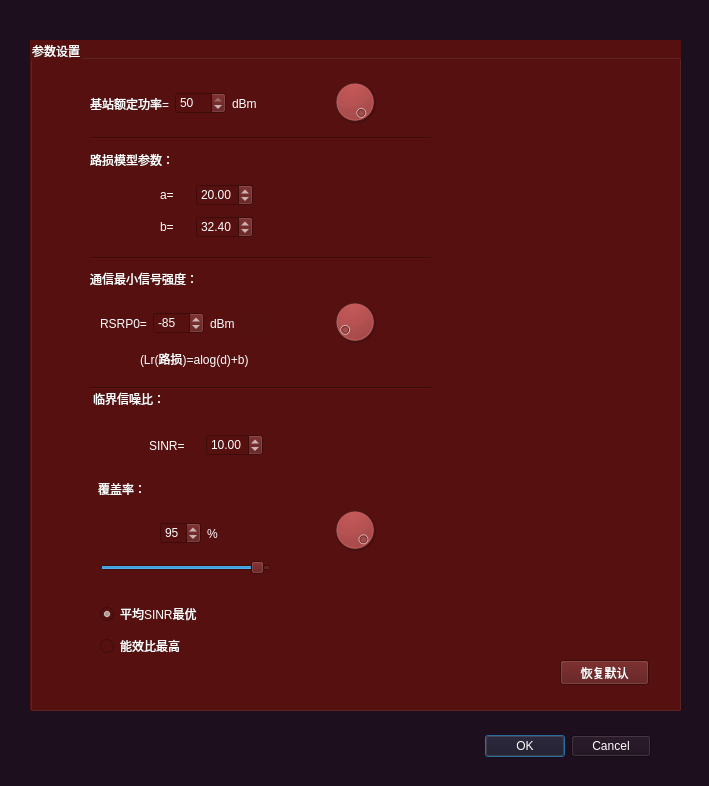
<?xml version="1.0" encoding="UTF-8"?>
<ui version="4.0">
 <class>self_set</class>
 <widget class="QDialog" name="self_set">
  <property name="geometry">
   <rect>
    <x>0</x>
    <y>0</y>
    <width>709</width>
    <height>786</height>
   </rect>
  </property>
  <property name="windowTitle">
   <string>自配置</string>
  </property>
  <property name="styleSheet">
   <string notr="true">background-color: rgb(29, 15, 29);</string>
  </property>
  <widget class="QDialogButtonBox" name="buttonBox">
   <property name="geometry">
    <rect>
     <x>310</x>
     <y>730</y>
     <width>341</width>
     <height>32</height>
    </rect>
   </property>
   <property name="styleSheet">
    <string notr="true">color: rgb(255, 255, 255);</string>
   </property>
   <property name="orientation">
    <enum>Qt::Horizontal</enum>
   </property>
   <property name="standardButtons">
    <set>QDialogButtonBox::Cancel|QDialogButtonBox::Ok</set>
   </property>
  </widget>
  <widget class="QGroupBox" name="groupBox">
   <property name="geometry">
    <rect>
     <x>30</x>
     <y>40</y>
     <width>651</width>
     <height>671</height>
    </rect>
   </property>
   <property name="styleSheet">
    <string notr="true">color: rgb(255, 255, 255);
background-color: rgb(87, 16, 16);


</string>
   </property>
   <property name="title">
    <string>参数设置</string>
   </property>
   <widget class="QDial" name="dial">
    <property name="geometry">
     <rect>
      <x>300</x>
      <y>30</y>
      <width>50</width>
      <height>64</height>
     </rect>
    </property>
    <property name="maximum">
     <number>50</number>
    </property>
    <property name="value">
     <number>50</number>
    </property>
   </widget>
   <widget class="Line" name="line">
    <property name="geometry">
     <rect>
      <x>60</x>
      <y>90</y>
      <width>341</width>
      <height>16</height>
     </rect>
    </property>
    <property name="styleSheet">
     <string notr="true">color: rgb(255, 255, 255);</string>
    </property>
    <property name="orientation">
     <enum>Qt::Horizontal</enum>
    </property>
   </widget>
   <widget class="Line" name="line_2">
    <property name="geometry">
     <rect>
      <x>60</x>
      <y>210</y>
      <width>341</width>
      <height>16</height>
     </rect>
    </property>
    <property name="orientation">
     <enum>Qt::Horizontal</enum>
    </property>
   </widget>
   <widget class="QLabel" name="label_2">
    <property name="geometry">
     <rect>
      <x>60</x>
      <y>230</y>
      <width>141</width>
      <height>17</height>
     </rect>
    </property>
    <property name="toolTip">
     <string comment="test tool dis" extracomment="test commemts">testtool</string>
    </property>
    <property name="toolTipDuration">
     <number>1</number>
    </property>
    <property name="statusTip">
     <string>test status</string>
    </property>
    <property name="text">
     <string>通信最小信号强度：</string>
    </property>
   </widget>
   <widget class="QDial" name="dial_2">
    <property name="geometry">
     <rect>
      <x>300</x>
      <y>250</y>
      <width>50</width>
      <height>64</height>
     </rect>
    </property>
    <property name="minimum">
     <number>-99</number>
    </property>
    <property name="value">
     <number>-85</number>
    </property>
   </widget>
   <widget class="QLabel" name="label_9">
    <property name="geometry">
     <rect>
      <x>110</x>
      <y>310</y>
      <width>141</width>
      <height>17</height>
     </rect>
    </property>
    <property name="text">
     <string>(Lr(路损)=alog(d)+b)</string>
    </property>
   </widget>
   <widget class="Line" name="line_3">
    <property name="geometry">
     <rect>
      <x>60</x>
      <y>340</y>
      <width>341</width>
      <height>16</height>
     </rect>
    </property>
    <property name="autoFillBackground">
     <bool>false</bool>
    </property>
    <property name="styleSheet">
     <string notr="true">color: rgb(255, 255, 255);</string>
    </property>
    <property name="orientation">
     <enum>Qt::Horizontal</enum>
    </property>
   </widget>
   <widget class="QLabel" name="label_10">
    <property name="geometry">
     <rect>
      <x>80</x>
      <y>360</y>
      <width>67</width>
      <height>17</height>
     </rect>
    </property>
    <property name="text">
     <string/>
    </property>
   </widget>
   <widget class="QLabel" name="label_11">
    <property name="geometry">
     <rect>
      <x>68</x>
      <y>440</y>
      <width>67</width>
      <height>17</height>
     </rect>
    </property>
    <property name="text">
     <string>覆盖率：</string>
    </property>
   </widget>
   <widget class="QWidget" name="layoutWidget">
    <property name="geometry">
     <rect>
      <x>70</x>
      <y>560</y>
      <width>120</width>
      <height>60</height>
     </rect>
    </property>
    <layout class="QVBoxLayout" name="verticalLayout_2">
     <item>
      <widget class="QRadioButton" name="radioButton">
       <property name="text">
        <string>平均SINR最优</string>
       </property>
       <property name="checked">
        <bool>true</bool>
       </property>
      </widget>
     </item>
     <item>
      <widget class="QRadioButton" name="radioButton_2">
       <property name="text">
        <string>能效比最高</string>
       </property>
       <property name="checked">
        <bool>false</bool>
       </property>
      </widget>
     </item>
    </layout>
   </widget>
   <widget class="QSlider" name="horizontalSlider">
    <property name="geometry">
     <rect>
      <x>70</x>
      <y>520</y>
      <width>171</width>
      <height>16</height>
     </rect>
    </property>
    <property name="value">
     <number>95</number>
    </property>
    <property name="orientation">
     <enum>Qt::Horizontal</enum>
    </property>
   </widget>
   <widget class="QLabel" name="label_4">
    <property name="geometry">
     <rect>
      <x>60</x>
      <y>110</y>
      <width>105</width>
      <height>20</height>
     </rect>
    </property>
    <property name="toolTip">
     <string extracomment="test tool tip">test tool tip</string>
    </property>
    <property name="text">
     <string>路损模型参数：</string>
    </property>
   </widget>
   <widget class="QWidget" name="layoutWidget">
    <property name="geometry">
     <rect>
      <x>130</x>
      <y>140</y>
      <width>93</width>
      <height>62</height>
     </rect>
    </property>
    <layout class="QVBoxLayout" name="verticalLayout">
     <item>
      <layout class="QHBoxLayout" name="horizontalLayout_3">
       <item>
        <widget class="QLabel" name="label_3">
         <property name="text">
          <string>a=</string>
         </property>
        </widget>
       </item>
       <item>
        <widget class="QDoubleSpinBox" name="PARAMETERA">
         <property name="autoFillBackground">
          <bool>false</bool>
         </property>
         <property name="styleSheet">
          <string notr="true">border-image: url(:/new/prefix1/back.PNG);</string>
         </property>
         <property name="value">
          <double>20.000000000000000</double>
         </property>
        </widget>
       </item>
      </layout>
     </item>
     <item>
      <layout class="QHBoxLayout" name="horizontalLayout_6">
       <item>
        <widget class="QLabel" name="label_6">
         <property name="text">
          <string>b=</string>
         </property>
        </widget>
       </item>
       <item>
        <widget class="QDoubleSpinBox" name="PARAMETERB">
         <property name="autoFillBackground">
          <bool>false</bool>
         </property>
         <property name="styleSheet">
          <string notr="true">border-image: url(:/new/prefix1/back.PNG);</string>
         </property>
         <property name="value">
          <double>32.399999999999999</double>
         </property>
        </widget>
       </item>
      </layout>
     </item>
    </layout>
   </widget>
   <widget class="QWidget" name="layoutWidget">
    <property name="geometry">
     <rect>
      <x>70</x>
      <y>270</y>
      <width>165</width>
      <height>27</height>
     </rect>
    </property>
    <layout class="QHBoxLayout" name="horizontalLayout_2">
     <item>
      <widget class="QLabel" name="label_5">
       <property name="text">
        <string>RSRP0=</string>
       </property>
      </widget>
     </item>
     <item>
      <widget class="QSpinBox" name="RSRP0">
       <property name="styleSheet">
        <string notr="true">border-image: url(:/new/prefix1/back.PNG);</string>
       </property>
       <property name="minimum">
        <number>-200</number>
       </property>
       <property name="value">
        <number>-85</number>
       </property>
      </widget>
     </item>
     <item>
      <widget class="QLabel" name="label_8">
       <property name="text">
        <string>dBm</string>
       </property>
      </widget>
     </item>
     <item>
      <widget class="QLabel" name="label_13">
       <property name="styleSheet">
        <string notr="true">background-color: rgb(85, 16, 16);</string>
       </property>
       <property name="text">
        <string/>
       </property>
      </widget>
     </item>
    </layout>
   </widget>
   <widget class="QWidget" name="layoutWidget">
    <property name="geometry">
     <rect>
      <x>60</x>
      <y>50</y>
      <width>192</width>
      <height>27</height>
     </rect>
    </property>
    <layout class="QHBoxLayout" name="horizontalLayout">
     <item>
      <widget class="QLabel" name="label">
       <property name="text">
        <string>基站额定功率=</string>
       </property>
      </widget>
     </item>
     <item>
      <widget class="QSpinBox" name="spinBox">
       <property name="styleSheet">
        <string notr="true">border-image: url(:/new/prefix1/back.PNG);</string>
       </property>
       <property name="maximum">
        <number>50</number>
       </property>
       <property name="value">
        <number>50</number>
       </property>
      </widget>
     </item>
     <item>
      <widget class="QLabel" name="label_7">
       <property name="text">
        <string>dBm</string>
       </property>
      </widget>
     </item>
    </layout>
   </widget>
   <widget class="QWidget" name="layoutWidget">
    <property name="geometry">
     <rect>
      <x>130</x>
      <y>480</y>
      <width>65</width>
      <height>27</height>
     </rect>
    </property>
    <layout class="QHBoxLayout" name="horizontalLayout_4">
     <item>
      <widget class="QSpinBox" name="COVERRATE">
       <property name="styleSheet">
        <string notr="true">border-image: url(:/new/prefix1/back.PNG);</string>
       </property>
       <property name="value">
        <number>95</number>
       </property>
      </widget>
     </item>
     <item>
      <widget class="QLabel" name="label_12">
       <property name="text">
        <string>%</string>
       </property>
      </widget>
     </item>
    </layout>
   </widget>
   <widget class="QDial" name="dial_3">
    <property name="geometry">
     <rect>
      <x>300</x>
      <y>458</y>
      <width>50</width>
      <height>64</height>
     </rect>
    </property>
    <property name="maximumSize">
     <size>
      <width>16777215</width>
      <height>16777211</height>
     </size>
    </property>
    <property name="minimum">
     <number>0</number>
    </property>
    <property name="value">
     <number>95</number>
    </property>
   </widget>
   <widget class="QPushButton" name="pushButton">
    <property name="geometry">
     <rect>
      <x>530</x>
      <y>620</y>
      <width>89</width>
      <height>25</height>
     </rect>
    </property>
    <property name="text">
     <string>恢复默认</string>
    </property>
   </widget>
   <widget class="QLabel" name="label_14">
    <property name="geometry">
     <rect>
      <x>63</x>
      <y>350</y>
      <width>111</width>
      <height>17</height>
     </rect>
    </property>
    <property name="text">
     <string>临界信噪比：</string>
    </property>
   </widget>
   <widget class="QWidget" name="layoutWidget">
    <property name="geometry">
     <rect>
      <x>119</x>
      <y>392</y>
      <width>114</width>
      <height>27</height>
     </rect>
    </property>
    <layout class="QHBoxLayout" name="horizontalLayout_5">
     <item>
      <widget class="QLabel" name="label_15">
       <property name="text">
        <string>SINR=</string>
       </property>
      </widget>
     </item>
     <item>
      <widget class="QDoubleSpinBox" name="SINRSPIN">
       <property name="styleSheet">
        <string notr="true">border-image: url(:/new/prefix1/back.PNG);</string>
       </property>
       <property name="value">
        <double>10.000000000000000</double>
       </property>
      </widget>
     </item>
    </layout>
   </widget>
  </widget>
 </widget>
 <resources/>
 <connections>
  <connection>
   <sender>buttonBox</sender>
   <signal>accepted()</signal>
   <receiver>self_set</receiver>
   <slot>accept()</slot>
   <hints>
    <hint type="sourcelabel">
     <x>528</x>
     <y>744</y>
    </hint>
    <hint type="destinationlabel">
     <x>157</x>
     <y>274</y>
    </hint>
   </hints>
  </connection>
  <connection>
   <sender>buttonBox</sender>
   <signal>rejected()</signal>
   <receiver>self_set</receiver>
   <slot>reject()</slot>
   <hints>
    <hint type="sourcelabel">
     <x>596</x>
     <y>750</y>
    </hint>
    <hint type="destinationlabel">
     <x>286</x>
     <y>274</y>
    </hint>
   </hints>
  </connection>
  <connection>
   <sender>dial_2</sender>
   <signal>valueChanged(int)</signal>
   <receiver>RSRP0</receiver>
   <slot>setValue(int)</slot>
   <hints>
    <hint type="sourcelabel">
     <x>351</x>
     <y>318</y>
    </hint>
    <hint type="destinationlabel">
     <x>180</x>
     <y>324</y>
    </hint>
   </hints>
  </connection>
  <connection>
   <sender>RSRP0</sender>
   <signal>valueChanged(int)</signal>
   <receiver>dial_2</receiver>
   <slot>setValue(int)</slot>
   <hints>
    <hint type="sourcelabel">
     <x>178</x>
     <y>329</y>
    </hint>
    <hint type="destinationlabel">
     <x>356</x>
     <y>347</y>
    </hint>
   </hints>
  </connection>
  <connection>
   <sender>horizontalSlider</sender>
   <signal>valueChanged(int)</signal>
   <receiver>COVERRATE</receiver>
   <slot>setValue(int)</slot>
   <hints>
    <hint type="sourcelabel">
     <x>184</x>
     <y>564</y>
    </hint>
    <hint type="destinationlabel">
     <x>183</x>
     <y>541</y>
    </hint>
   </hints>
  </connection>
  <connection>
   <sender>COVERRATE</sender>
   <signal>valueChanged(int)</signal>
   <receiver>horizontalSlider</receiver>
   <slot>setValue(int)</slot>
   <hints>
    <hint type="sourcelabel">
     <x>171</x>
     <y>541</y>
    </hint>
    <hint type="destinationlabel">
     <x>163</x>
     <y>563</y>
    </hint>
   </hints>
  </connection>
  <connection>
   <sender>COVERRATE</sender>
   <signal>valueChanged(int)</signal>
   <receiver>dial_3</receiver>
   <slot>setValue(int)</slot>
   <hints>
    <hint type="sourcelabel">
     <x>192</x>
     <y>536</y>
    </hint>
    <hint type="destinationlabel">
     <x>348</x>
     <y>546</y>
    </hint>
   </hints>
  </connection>
  <connection>
   <sender>dial_3</sender>
   <signal>valueChanged(int)</signal>
   <receiver>COVERRATE</receiver>
   <slot>setValue(int)</slot>
   <hints>
    <hint type="sourcelabel">
     <x>365</x>
     <y>554</y>
    </hint>
    <hint type="destinationlabel">
     <x>175</x>
     <y>529</y>
    </hint>
   </hints>
  </connection>
 </connections>
</ui>
